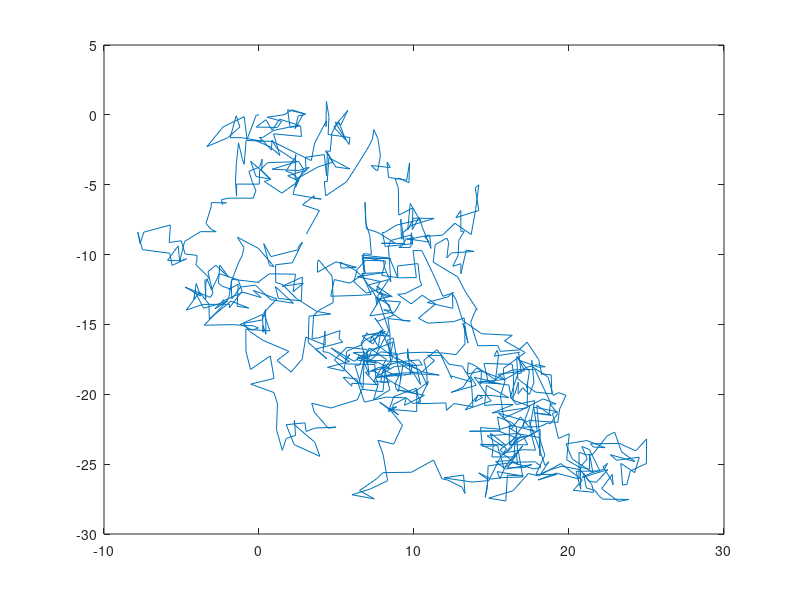

This figure's MATLAB source:
% The Drunnkin sailor walkin\

%{
9/10/2016 Jake Tully

This script is a basic random simulation

%}



clear 
clc
close all

%Initialize values
x = 0;
y = 0;

sizeX = 1000;
sizeY = sizeX;

X = linspace(0,0,sizeX);
Y = linspace(0,0,sizeY);

maxStrideLength = 2;

% Take X number of random steps
for steps = 1 : sizeX
    
    X(steps) = x ;
    Y(steps) = y ;
    phi = rand() * 2*pi;
    x1 = cos(phi) * maxStrideLength*rand();
    y1 = sin(phi) * maxStrideLength*rand();
    
    x = x +x1;
    y = y +y1;
    

end

plot ( X, Y)


%{

Repeated enough times and averaged
shows that the drunk sailor walking 
travels no distance on average

%}


